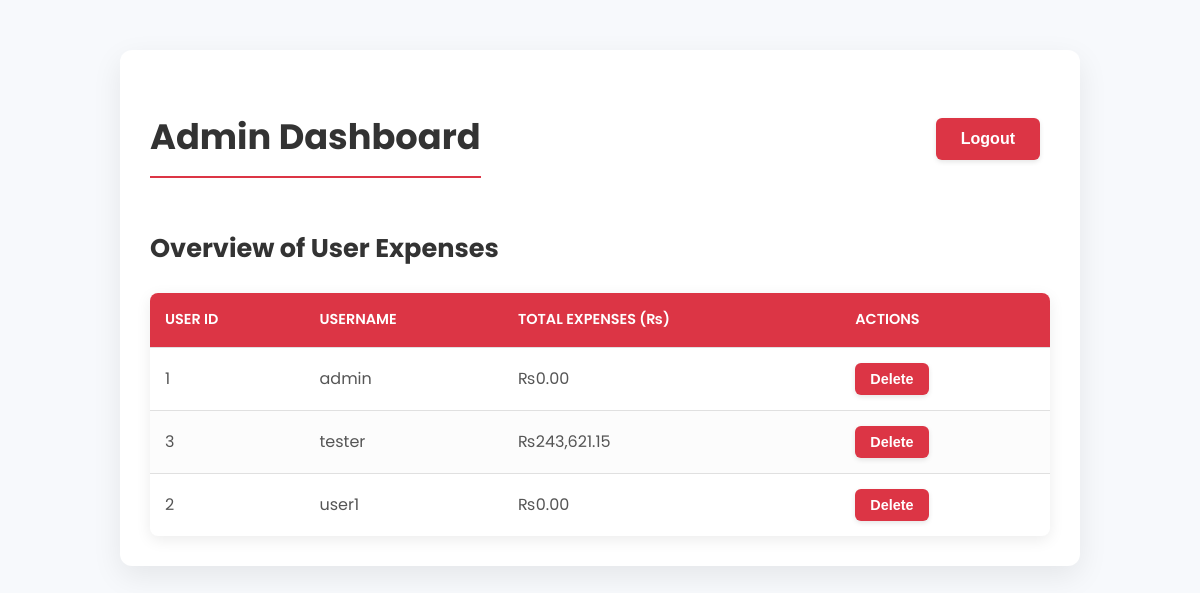
The app's page /admin/dashboard.php (signed in) with its own data.
### tables this page shows
CREATE TABLE `users` (
  `id` int(11) NOT NULL,
  `username` varchar(50) NOT NULL,
  `password` varchar(255) NOT NULL,
  `role` enum('user','admin') DEFAULT 'user',
  `created_at` timestamp NOT NULL DEFAULT current_timestamp()
);

### admin/dashboard.php (the view, shortened to what this page needs)
<?php
require_once '../includes/db_config.php';
$stmt = $conn->prepare("
    SELECT u.id, u.username, COALESCE(SUM(e.amount), 0) as total_expenses
    FROM users u
    LEFT JOIN expenses e ON u.id = e.user_id
    GROUP BY u.id, u.username
    ORDER BY u.username
");
$stmt->execute();
$users = $stmt->fetchAll(PDO::FETCH_ASSOC);
?>
<!DOCTYPE html>
<html lang="en">
<head>
</head>
<body>
    <div class="container">
        <div class="logout-section">
            <h2>Admin Dashboard</h2>
            <form method="POST">
                <button type="submit" name="logout" class="btn">Logout</button>
            </form>
        </div>
        <h3>Overview of User Expenses</h3>
        <?php if ($users) { ?>
            <table>
                <thead>
                    <tr>
                        <th>User ID</th>
                        <th>Username</th>
                        <th>Total Expenses (₨)</th>
                        <th>Actions</th> </tr>
                </thead>
                <tbody>
                    <?php foreach ($users as $user) { ?>
                        <tr>
                            <td data-label="User ID"><?php echo $user['id']; ?></td>
                            <td data-label="Username"><?php echo htmlspecialchars($user['username']); ?></td>
                            <td data-label="Total Expenses (₨)">₨<?php echo number_format($user['total_expenses'], 2); ?></td>
                            <td data-label="Actions">
                                <form method="POST" style="display:inline;">
                                    <button type="submit" name="delete_user" class="btn btn-delete-user" onclick="return confirm('Are you sure you want to delete user \'<?php echo htmlspecialchars($user['username']); ?>\' and ALL their expenses? This cannot be undone.')">Delete</button>
                                </form>
                            </td>
                        </tr>
                    <?php } ?>
                </tbody>
            </table>
        <?php } else { ?>
            <p class="no-records">No user data found.</p>
        <?php } ?>
    </div>
</body>
</html>

### admin/dashboard.php (style rules this page uses)
:root { --primary-color: #4CAF50; --primary-dark: #388E3C; --secondary-color: #2196F3; --background-light: #f7f9fc; --card-background: #ffffff; --text-dark: #333333; --text-light: #555555; --border-color: #e0e0e0; --shadow-light: rgba(0, 0, 0, 0.08); --admin-btn-color: #dc3545; --admin-btn-dark: #c82333; }
body { font-family: 'Poppins', sans-serif; margin: 0; padding: 20px; background-color: var(--background-light); color: var(--text-light); line-height: 1.6; }
.container { max-width: 900px; margin: 30px auto; background: var(--card-background); padding: 30px; border-radius: 12px; box-shadow: 0 10px 30px var(--shadow-light); }
h2 { color: var(--text-dark); margin-bottom: 20px; font-weight: 700; font-size: 2.2em; border-bottom: 2px solid var(--admin-btn-color); padding-bottom: 10px; display: inline-block; }
h3 { color: var(--text-dark); font-size: 1.6em; margin-top: 30px; margin-bottom: 20px; }
.btn { padding: 12px 25px; background: var(--admin-btn-color); color: white; border: none; border-radius: 6px; cursor: pointer; font-size: 1em; font-weight: 600; margin-right: 10px; transition: background-color 0.3s ease, transform 0.2s ease, box-shadow 0.3s ease; box-shadow: 0 2px 5px rgba(0,0,0,0.1); text-decoration: none; display: inline-block; }
.btn-delete-user { background: var(--admin-btn-color); padding: 8px 15px; font-size: 0.9em; }
table { width: 100%; border-collapse: separate; border-spacing: 0; margin-top: 25px; background: var(--card-background); border-radius: 8px; overflow: hidden; box-shadow: 0 4px 15px var(--shadow-light); }
th, td { padding: 15px; border-bottom: 1px solid var(--border-color); text-align: left; }
th { background: var(--admin-btn-color); color: white; font-weight: 600; text-transform: uppercase; font-size: 0.9em; }
tr:last-child td { border-bottom: none; }
tr:nth-child(even) { background-color: #fcfcfc; }
.logout-section { display: flex; justify-content: space-between; align-items: center; margin-bottom: 20px; }

### records on screen
users: id "1", username "admin", total_expenses "0.00"
users: id "3", username "tester", total_expenses "243,621.15"
users: id "2", username "user1", total_expenses "0.00"
